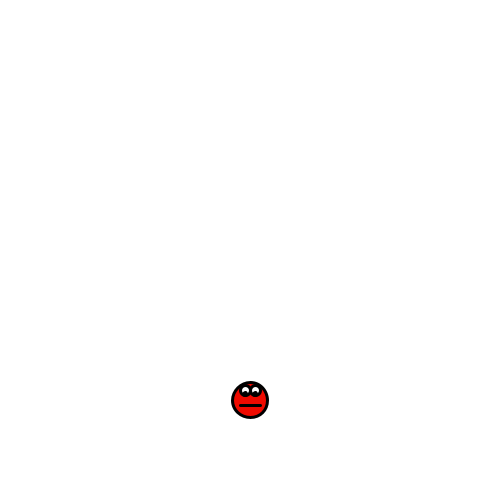
Frame 1 (no input)
Frame 60 (the mouse pressed at the canvas centre just before this capture): identical to frame 1, image omitted
Frame 120 (the mouse held since frame 60 and released just before this capture): identical to frame 1, image omitted

The Processing sketch that drew this single still picture (run headless with seeded random() and noise(); from frame 60 on, the mouse is pressed at the canvas centre):

// Processing sketch: VirtualPet
// ── VirtualPet.pde
/////
// Virtual Pet
// (Gail Carmichael)
//
// A little monster on the bottom of the screen follows your mouse
// and watches you by moving its eyes
/////


// Variables
Monster monster;


// Initialize the program
void setup()
{
  size(500,500);
  background(255);
  
  // Create a monster
  monster = new Monster();
  monster.x = 250;
  monster.y = 400;
}


// What to draw each frame
void draw()
{
  // Clear the background
  background(255);
  
  // Update the monster's location and draw it
  monster.move();
  monster.draw();
}


// What to do when the mouse moves
void mouseMoved()
{
  // Tell the monster to head toward the mouse
  monster.headTowardPoint(mouseX, mouseY);
}

// ── Monster.pde
class Monster
{
  int x;
  int y;
  
  int headTowardX = -1;
  int headTowardY = -1;
  
  int stopRadius = 25;
  
  int speed = 10;
  
  int bodyRadius = 35;
  
  int eyeRadius = 10;
  int pupilRadius = 3;
  
  int leftEyeXOffset = -5;
  int leftEyeYOffset = -10;
  
  int rightEyeXOffset = 5;
  int rightEyeYOffset = -10;
  
  int mouthHalfWidth = 10;
  int mouthYOffset = 5;
  
  
  // Put the monster's shapes on the screen (call from
  // the main draw() function)
  void draw()
  {
    stroke(0);
    strokeWeight(3);
    
    fill(240, 10, 0);
    
    ellipse(x, y, bodyRadius, bodyRadius);
    
    // Useful variables for next calculations...
    int leftX = x + leftEyeXOffset;
    int leftY = y + leftEyeYOffset;
    int rightX = x + rightEyeXOffset;
    int rightY = y + rightEyeYOffset;
    
    // Eyes
    fill(255); // white
    ellipse(leftX, leftY, eyeRadius, eyeRadius);
    ellipse(rightX, rightY, eyeRadius, eyeRadius);
    
    // Pupils
    fill(0); // black
    ellipse(leftX, leftY + eyeRadius/2 - 1, pupilRadius, pupilRadius);
    ellipse(rightX, rightY + eyeRadius/2 - 1, pupilRadius, pupilRadius);
    
    // Mouth
    line(x - mouthHalfWidth, y + mouthYOffset,
         x + mouthHalfWidth, y + mouthYOffset);
  }
  
  
  // The main program can tell the monster to go toward this point - 
  // save the info for later when the monster actually moves
  void headTowardPoint(int pointX, int pointY)
  {
    headTowardX = pointX;
    headTowardY = pointY;
  }
  
  
  // When this is called, move the monster once
  void move()
  {
    if (headTowardX >= 0 && headTowardY >= 0)
    {
      // If the monster is close to the pointer, it can stop
      if (dist(x, y, headTowardX, headTowardY) > stopRadius)
      {
        float direction = atan2(headTowardY - y, headTowardX - x);
        
        x = x + int(speed * cos(direction));
        y = y + int(speed * sin(direction));
      }
    }
  }
}
